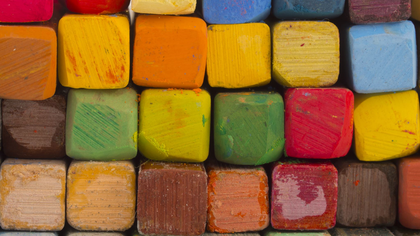
%> input picture excersiecs/elias-nazeriye/e3.png, 420 x 236 px, shrunk from 1280 x 720 before the run
$ octave e11.m   (GNU Octave 9; MATLAB toolbox functions it lacks are replaced by stand-ins)
%> lines starting %> are read from the running program, lines starting %| are printed output that depends on the picture
close all;
clear all;
clc;


pic=imread('e3.png');
%> pic is the input picture: size 236x420x3 uint8; mean R, G, B 147.6, 101.5, 48.4
pic=rgb2gray(pic);
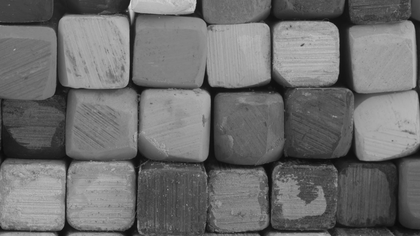
%> pic: size 236x420 uint8; min 11, max 228, mean 109.2
[i,j]=size(pic);
%> i = 236; j = 420
x = randi([0 ,255] , i ,j);
pic(x<=0+2)=0;
pic(x>=255-2)=255;
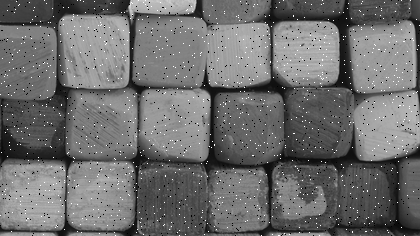
%> pic: size 236x420 uint8; min 0, max 255, mean 109.6
imshow(pic);

$ run again, with excersiecs/elias-nazeriye/e5.jpeg saved as excersiecs/elias-nazeriye/e3.png
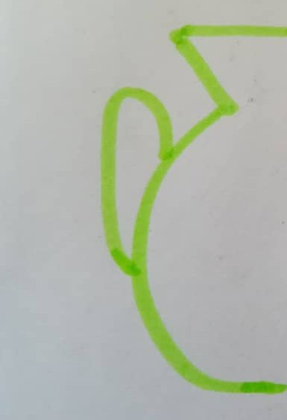
%> input picture excersiecs/elias-nazeriye/e5.jpeg, 287 x 420 px, shrunk from 385 x 564 before the run
%> pic is the input picture: size 420x287x3 uint8; mean R, G, B 177.4, 183.7, 170.7
%> `pic=rgb2gray(pic);`:
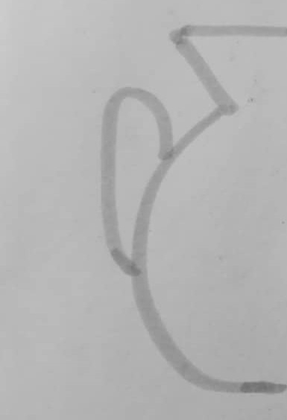
%> pic: size 420x287 uint8; min 111, max 205, mean 180.4
%> `pic(x>=255-2)=255;`:
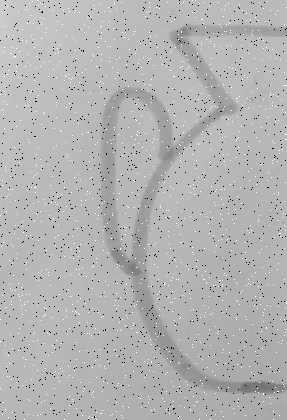
%> pic: size 420x287 uint8; min 0, max 255, mean 179.2
